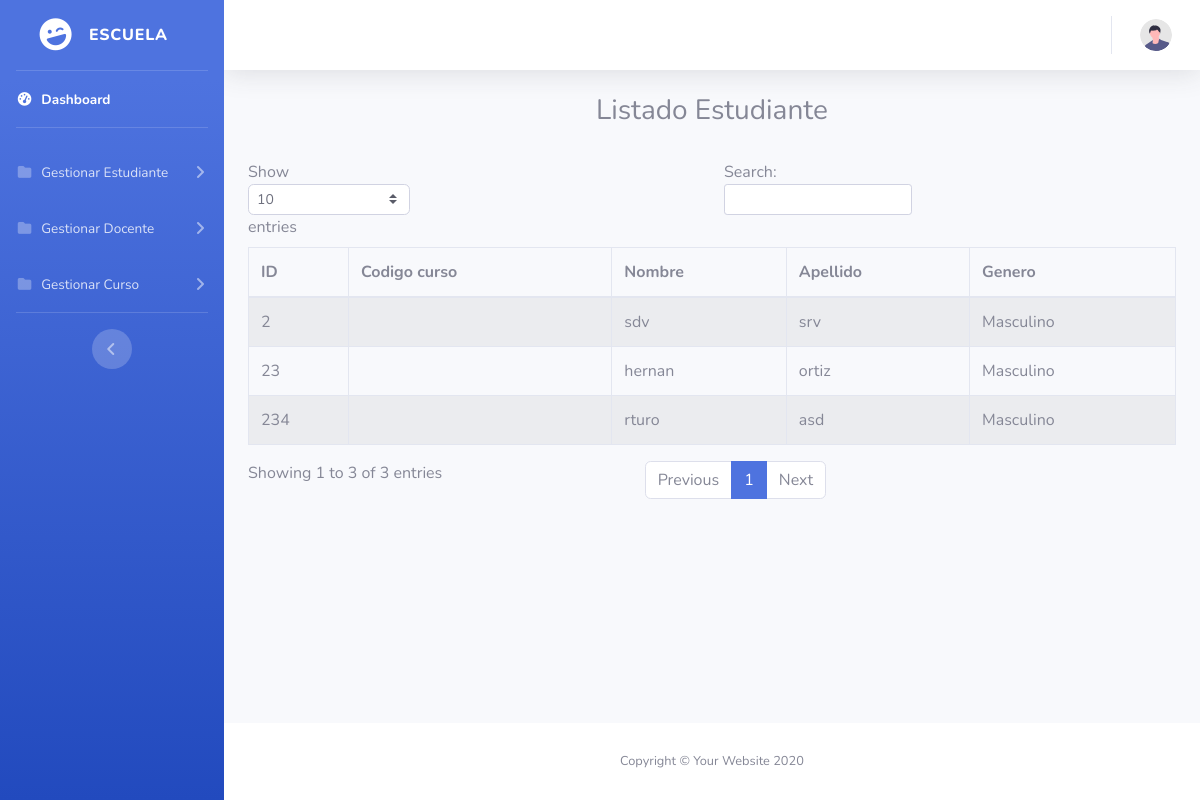
The app's page /CRUD/estudiante/Mostrar.php with its own data.
### tables this page shows
CREATE TABLE `estudiante` (
  `id` int(11) NOT NULL,
  `codigo` int(10) DEFAULT NULL,
  `nombre` varchar(50) NOT NULL,
  `apellido` varchar(50) NOT NULL,
  `genero` varchar(9) NOT NULL
);

### CRUD/estudiante/Mostrar.php (the view, shortened to what this page needs)
<?php
    include ('../conexion.php');
?>
<!DOCTYPE html>
<html lang="en">
<head>
    <link href="../../vendor/fontawesome-free/css/all.min.css" rel="stylesheet" type="text/css">
    <link href="../../css/sb-admin-2.min.css" rel="stylesheet">
</head>
<body id="page-top">
    <div id="wrapper">
        <ul class="navbar-nav bg-gradient-primary sidebar sidebar-dark accordion" id="accordionSidebar">
            <a class="sidebar-brand d-flex align-items-center justify-content-center" href="../../index.html">
                <div class="sidebar-brand-icon rotate-n-15">
                    <i class="fas fa-laugh-wink"></i>
                </div>
                <div class="sidebar-brand-text mx-3">Escuela <sup></sup></div>
            </a>
            <hr class="sidebar-divider my-0">
            <li class="nav-item active">
                <a class="nav-link" href="../../index.html">
                <i class="fas fa-fw fa-tachometer-alt"></i>
                <span>Dashboard</span></a>
            </li>
            <hr class="sidebar-divider">
            <li class="nav-item">
                <a class="nav-link collapsed" href="#" data-toggle="collapse" data-target="#collapseTwo"
                    aria-expanded="true" aria-controls="collapseTwo">
                    <i class="fas fa-fw fa-folder"></i>
                    <span>Gestionar Estudiante</span>
                </a>
            </li>
            <li class="nav-item">
                <a class="nav-link collapsed" href="#" data-toggle="collapse" data-target="#collapseUtilities"
                    aria-expanded="true" aria-controls="collapseUtilities">
                    <i class="fas fa-fw fa-folder"></i>
                    <span>Gestionar Docente</span>
                </a>
            </li>
            <li class="nav-item">
                <a class="nav-link collapsed" href="#" data-toggle="collapse" data-target="#collapsePages"
                    aria-expanded="true" aria-controls="collapsePages">
                    <i class="fas fa-fw fa-folder"></i>
                    <span>Gestionar Curso</span>
                </a>
            </li>
            <hr class="sidebar-divider d-none d-md-block">
            <div class="text-center d-none d-md-inline">
                <button class="rounded-circle border-0" id="sidebarToggle"></button>
            </div>
        </ul>
        <div id="content-wrapper" class="d-flex flex-column">
            <div id="content">
                <nav class="navbar navbar-expand navbar-light bg-white topbar mb-4 static-top shadow">
                    <ul class="navbar-nav ml-auto">
                        <li class="nav-item dropdown no-arrow">
                            <a class="nav-link dropdown-toggle" href="#" id="userDropdown" role="button"
                                data-toggle="dropdown" aria-haspopup="true" aria-expanded="false">
                                <img class="img-profile rounded-circle"
                                    src="../../img/undraw_profile.svg">
                            </a>
                        </li>
                    </ul>
                </nav>
                <div class="container-fluid">
                    <h3 class="text-center">Listado Estudiante</h3><br>
                    <table id="example" class="table table-striped table-bordered" style="width:100%">
                        <thead>
                            <tr>
                                <th>ID</th>
                                <th>Codigo curso</th>
                                <th>Nombre</th>
                                <th>Apellido</th>
                                <th>Genero</th>
                            </tr>
                        </thead>
                        <?php
                        $query="SELECT * FROM estudiante";
                        $result=mysqli_query($conn, $query);
                        while($mostrar=mysqli_fetch_array($result)){
                            ?>
                        <tr>
                            <td><?php echo  $mostrar['id']?></td>
                            <td><?php echo  $mostrar['codigo']?></td>
                            <td><?php echo  $mostrar['nombre']?></td>
                            <td><?php echo  $mostrar['apellido']?></td>
                            <td><?php echo  $mostrar['genero']?></td>
                        </tr>
                        <?php
                        }
                        ?>
                    </table>
                </div>
            </div>
            <footer class="sticky-footer bg-white">
                <div class="container my-auto">
                    <div class="copyright text-center my-auto">
                        <span>Copyright &copy; Your Website 2020</span>
                    </div>
                </div>
            </footer>
        </div>
    </div>
</body>
</html>

### records on screen
estudiante: id "2", nombre "sdv", apellido "srv", genero "Masculino"
estudiante: id "23", nombre "hernan", apellido "ortiz", genero "Masculino"
estudiante: id "234", nombre "rturo", apellido "asd", genero "Masculino"
